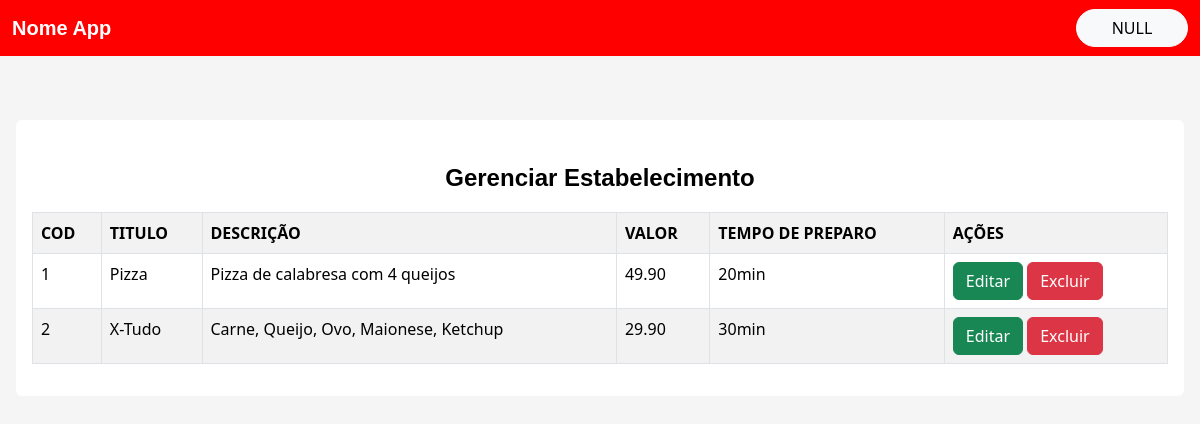
Page /gerencia_estabelecimento.php on the committed database.
### tables this page shows
CREATE TABLE `anuncio` (
  `ID_ANUNCIO` int(10) NOT NULL,
  `TITULO_ANUNCIO` varchar(50) DEFAULT NULL,
  `DESCRICAO_ANUNCIO` text DEFAULT NULL,
  `VALOR_ANUNCIO` decimal(4,2) DEFAULT NULL,
  `PREPARO_ANUNCIO` varchar(10) DEFAULT NULL,
  `FK_ESTABELECIMENTO_ID_EST` int(6) DEFAULT NULL
);

### php/definicoes.php (called while the page is built, shortened)
<?php
$nome = "Nome App";
?>

### gerencia_estabelecimento.php (the view, shortened to what this page needs)
<?php
include('php/definicoes.php')
?>
<!doctype html>
<html lang="pt-br">
    <head>
        <link href="bootstrap/bootstrap.min.css" rel="stylesheet">
        <link href="css/principal.css" rel="stylesheet">
        <link href="css/gerenciamento_estabelecimento.css" rel="stylesheet">
    </head>
    <body>
        <nav class="navbar navbar-expand-lg navbar-custom">
            <div class="container-fluid">
                <a class="navbar-brand titulo-navbar-custom" href=""><?php echo($nome); ?></a>
                <div>
                    <div class="d-flex">
                        <a class="btn btn-light rounded-pill" style="width: 7em;" type="button" href="tipo_login.php">NULL</a>
                    </div>
                </div>
            </div>
        </nav>
        <div class="conteudo-1">
            <div class="card card-gerenciamento" style="width: 100%;">
                <div class="card-body">
                    <p class="titulo-card-custom">Gerenciar Estabelecimento</p>
                    <?php
                        include('validate/database.php');
                        $sql = "SELECT * FROM ANUNCIO";
                        $res = $connect->query($sql);
                        $qtd = $res->num_rows;
                        if($qtd > 0){
                            print "<table class='table table-hover table-striped table-bordered'>";
                                print "<tr>";
                                print "<th>COD</th>";
                                print "<th>TITULO</thv>";
                                print "<th>DESCRIÇÃO</th>";
                                print "<th>VALOR</th>";
                                print "<th>TEMPO DE PREPARO</th>";
                                print "<th>AÇÕES</th>";
                                print "</tr>";
                                while($row = $res->fetch_object()){
                                    print "<tr>";
                                    print "<td>".$row->ID_ANUNCIO."</td>";
                                    print "<td>".$row->TITULO_ANUNCIO."</td>";
                                    print "<td>".$row->DESCRICAO_ANUNCIO."</td>";
                                    print "<td>".$row->VALOR_ANUNCIO."</td>";
                                    print "<td>".$row->PREPARO_ANUNCIO."min"."</td>";
                                    print "<td>
                                    <button onclick=\"location.href='?page=editar&id=".$row->id."';\" class='btn btn-success'>Editar</button>
                                    <button class='btn btn-danger'>Excluir</button>
                                    </td>";
                                    print "</tr>";
                                }
                            print "</table>";
                        }else{
                            print("<p class='alert alert-danger'>Sem resultados</p>");
                        }
                    ?>
                </div>
            </div>
        </div>
    </body>
</html>

### css/principal.css (style rules this page uses)
html,.body { background-color: #f5f5f5; }
.navbar-custom { background-color: #ff0000; }
.titulo-navbar-custom, .titulo-navbar-custom:hover { color: #fff; font-family: Arial; font-weight: bold; }

### css/gerenciamento_estabelecimento.css (style rules this page uses)
html,.body,.conteudo-1 { background-color: #f5f5f5; }
.conteudo-1 { display: flex; justify-content: center; padding-top: 4em; padding-right: 1em; padding-left: 1em; }
.card-gerenciamento { background-color: #fff; border-width: 0em; }
.titulo-card-custom { color: #000; font-size: 1.5em; font-family: Arial; font-weight: bold; text-align: center; padding-top: 1em; }

### rows in the picture
anuncio: ID_ANUNCIO "1", TITULO_ANUNCIO "Pizza", DESCRICAO_ANUNCIO "Pizza de calabresa com 4 queijos", VALOR_ANUNCIO "49.90", PREPARO_ANUNCIO "20"
anuncio: ID_ANUNCIO "2", TITULO_ANUNCIO "X-Tudo", DESCRICAO_ANUNCIO "Carne, Queijo, Ovo, Maionese, Ketchup", VALOR_ANUNCIO "29.90", PREPARO_ANUNCIO "30"

### other values in the picture
$nome "Nome App"
